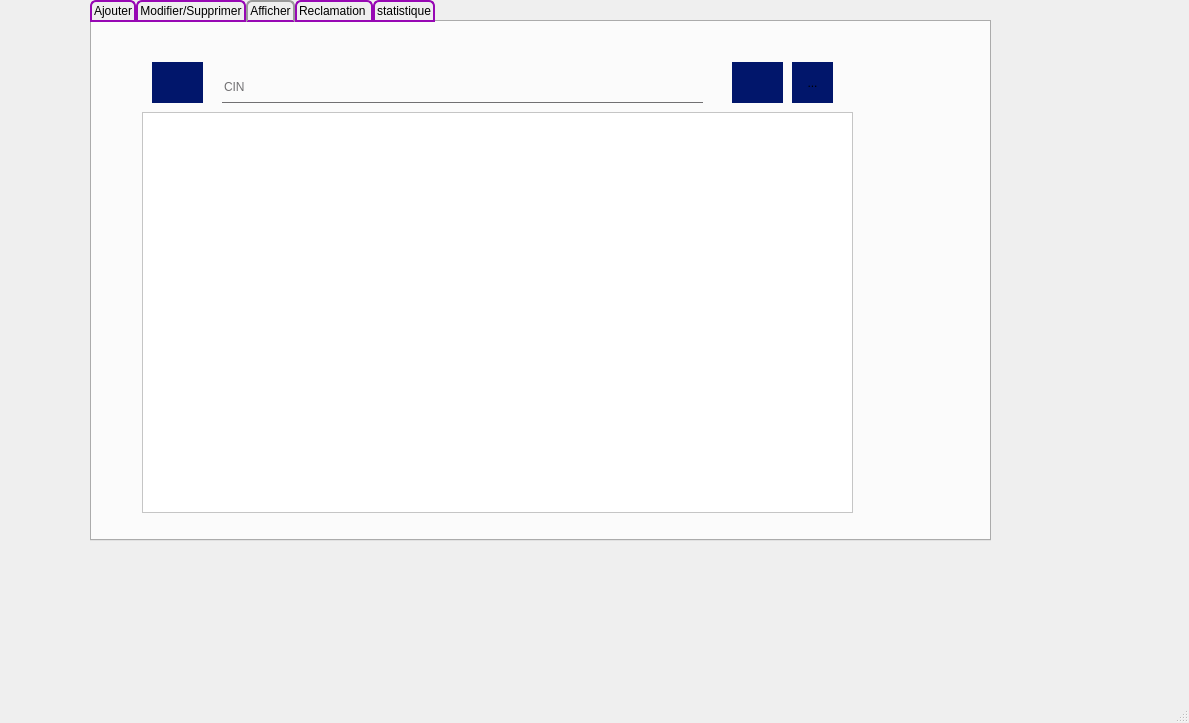
<?xml version="1.0" encoding="UTF-8"?>
<ui version="4.0">
 <class>MainWindow</class>
 <widget class="QMainWindow" name="MainWindow">
  <property name="geometry">
   <rect>
    <x>0</x>
    <y>0</y>
    <width>1189</width>
    <height>723</height>
   </rect>
  </property>
  <property name="windowTitle">
   <string>MainWindow</string>
  </property>
  <property name="styleSheet">
   <string notr="true">background:url(:/wepik-photo-mode-2022923-115059.png);</string>
  </property>
  <widget class="QWidget" name="centralwidget">
   <widget class="QTabWidget" name="tabWidget">
    <property name="geometry">
     <rect>
      <x>90</x>
      <y>0</y>
      <width>901</width>
      <height>541</height>
     </rect>
    </property>
    <property name="styleSheet">
     <string notr="true">QTabBar::tab {
    background: qlineargradient(x1: 0, y1: 0, x2: 0, y2: 1,
                                stop: 0 #E1E1E1, stop: 0.4 #DDDDDD,
                                stop: 0.5 #D8D8D8, stop: 1.0 #D3D3D3);
    border: 2px solid#9708B4;
    border-bottom-color: #9708B4; /* same as the pane color */
    border-top-left-radius: 6px;
    border-top-right-radius: 6px;
    min-width:60ex;
    padding: 2px;
     font: bold, &quot;Comic Sans MS&quot;;
}

QTabBar::tab:selected, QTabBar::tab:hover {
    background: qlineargradient(x1: 0, y1: 0, x2: 0, y2: 1,
                                stop: 0 #085394, stop: 0.4 #9708B4,
                                stop: 0.5 #9708B4, stop: 1.0 #9708B4);
}

QTabBar::tab:selected {
    border-color: #9B9B9B;
    border-bottom-color: #9708B4; /* same as pane color */
}
</string>
    </property>
    <property name="currentIndex">
     <number>2</number>
    </property>
    <widget class="QWidget" name="tab">
     <attribute name="title">
      <string>Ajouter</string>
     </attribute>
     <widget class="QGroupBox" name="groupBox_3">
      <property name="geometry">
       <rect>
        <x>20</x>
        <y>40</y>
        <width>741</width>
        <height>441</height>
       </rect>
      </property>
      <property name="styleSheet">
       <string notr="true">QGroupBox
{
font: 75 8pt &quot;MS Shell Dlg 2&quot;;
color:rgb(255, 255, 255);
}</string>
      </property>
      <property name="title">
       <string>Ajouter Client</string>
      </property>
      <widget class="QLineEdit" name="LINE_CIN">
       <property name="geometry">
        <rect>
         <x>40</x>
         <y>150</y>
         <width>301</width>
         <height>31</height>
        </rect>
       </property>
       <property name="styleSheet">
        <string notr="true">QLineEdit{
background:transparent;
border:none;
color:#717072;
border-bottom:1px solid #717072;
}

QDateEdit{
background:transparent;
border:none;
}</string>
       </property>
       <property name="text">
        <string>CIN</string>
       </property>
      </widget>
      <widget class="QLineEdit" name="LINE_NOM">
       <property name="geometry">
        <rect>
         <x>40</x>
         <y>190</y>
         <width>301</width>
         <height>31</height>
        </rect>
       </property>
       <property name="styleSheet">
        <string notr="true">QLineEdit{
background:transparent;
border:none;
color:#717072;
border-bottom:1px solid #717072;
}

QDateEdit{
background:transparent;
border:none;
}</string>
       </property>
       <property name="text">
        <string>NOM</string>
       </property>
      </widget>
      <widget class="QLineEdit" name="LINE_PRENOM">
       <property name="geometry">
        <rect>
         <x>40</x>
         <y>240</y>
         <width>301</width>
         <height>31</height>
        </rect>
       </property>
       <property name="styleSheet">
        <string notr="true">QLineEdit{
background:transparent;
border:none;
color:#717072;
border-bottom:1px solid #717072;
}

QDateEdit{
background:transparent;
border:none;
}</string>
       </property>
       <property name="text">
        <string>PRENOM</string>
       </property>
      </widget>
      <widget class="QToolButton" name="toolButton_2">
       <property name="geometry">
        <rect>
         <x>470</x>
         <y>200</y>
         <width>81</width>
         <height>71</height>
        </rect>
       </property>
       <property name="styleSheet">
        <string notr="true">QPushButton{
background:#01166B;
border-radius:60px;
}
QToolButton{
background:#01166B;
border-radius:60px;} 

QToolButton::hover{
background:#9708B4;
border-radius:60px;
}
</string>
       </property>
       <property name="text">
        <string/>
       </property>
       <property name="icon">
        <iconset resource="icons/icons.qrc">
         <normaloff>:/icons8-effacer-64.png</normaloff>:/icons8-effacer-64.png</iconset>
       </property>
       <property name="iconSize">
        <size>
         <width>80</width>
         <height>80</height>
        </size>
       </property>
      </widget>
      <widget class="QToolButton" name="B_ajouter">
       <property name="geometry">
        <rect>
         <x>470</x>
         <y>110</y>
         <width>81</width>
         <height>71</height>
        </rect>
       </property>
       <property name="styleSheet">
        <string notr="true">QPushButton{
background:#01166B;
border-radius:60px;
}
QToolButton{
background:#01166B;
border-radius:60px;} 

QToolButton::hover{
background:#9708B4;
border-radius:60px;
}
</string>
       </property>
       <property name="text">
        <string/>
       </property>
       <property name="icon">
        <iconset resource="icons/icons.qrc">
         <normaloff>:/icons8-ajouter-64.png</normaloff>:/icons8-ajouter-64.png</iconset>
       </property>
       <property name="iconSize">
        <size>
         <width>80</width>
         <height>80</height>
        </size>
       </property>
      </widget>
     </widget>
    </widget>
    <widget class="QWidget" name="tab_2">
     <attribute name="title">
      <string>Modifier/Supprimer</string>
     </attribute>
     <widget class="QLineEdit" name="LINE_C">
      <property name="geometry">
       <rect>
        <x>60</x>
        <y>90</y>
        <width>431</width>
        <height>20</height>
       </rect>
      </property>
      <property name="styleSheet">
       <string notr="true">QLineEdit{
background:transparent;
border:none;
color:#717072;
border-bottom:1px solid #717072;
}

QDateEdit{
background:transparent;
border:none;
}</string>
      </property>
      <property name="text">
       <string>CIN</string>
      </property>
     </widget>
     <widget class="QLineEdit" name="LINE_N">
      <property name="geometry">
       <rect>
        <x>60</x>
        <y>170</y>
        <width>431</width>
        <height>21</height>
       </rect>
      </property>
      <property name="styleSheet">
       <string notr="true">QLineEdit{
background:transparent;
border:none;
color:#717072;
border-bottom:1px solid #717072;
}

QDateEdit{
background:transparent;
border:none;
}</string>
      </property>
      <property name="text">
       <string>NOM</string>
      </property>
     </widget>
     <widget class="QLineEdit" name="LINE_P">
      <property name="geometry">
       <rect>
        <x>60</x>
        <y>260</y>
        <width>431</width>
        <height>21</height>
       </rect>
      </property>
      <property name="styleSheet">
       <string notr="true">QLineEdit{
background:transparent;
border:none;
color:#717072;
border-bottom:1px solid #717072;
}

QDateEdit{
background:transparent;
border:none;
}</string>
      </property>
      <property name="text">
       <string>PRENOM</string>
      </property>
     </widget>
     <widget class="QToolButton" name="pb_supp">
      <property name="geometry">
       <rect>
        <x>620</x>
        <y>190</y>
        <width>61</width>
        <height>61</height>
       </rect>
      </property>
      <property name="styleSheet">
       <string notr="true">QPushButton{
background:#01166B;
border-radius:60px;
}
QToolButton{
background:#01166B;
border-radius:60px;} 

QToolButton::hover{
background:#9708B4;
border-radius:60px;
}
</string>
      </property>
      <property name="text">
       <string/>
      </property>
      <property name="icon">
       <iconset resource="icons/icons.qrc">
        <normaloff>:/icons8-effacer-64 (1).png</normaloff>:/icons8-effacer-64 (1).png</iconset>
      </property>
      <property name="iconSize">
       <size>
        <width>80</width>
        <height>80</height>
       </size>
      </property>
     </widget>
     <widget class="QToolButton" name="pb_modif">
      <property name="geometry">
       <rect>
        <x>610</x>
        <y>100</y>
        <width>71</width>
        <height>61</height>
       </rect>
      </property>
      <property name="styleSheet">
       <string notr="true">QPushButton{
background:#01166B;
border-radius:60px;
}
QToolButton{
background:#01166B;
border-radius:60px;} 

QToolButton::hover{
background:#9708B4;
border-radius:60px;
}
</string>
      </property>
      <property name="text">
       <string/>
      </property>
      <property name="icon">
       <iconset resource="icons/icons.qrc">
        <normaloff>:/icons8-engrenage-64.png</normaloff>:/icons8-engrenage-64.png</iconset>
      </property>
      <property name="iconSize">
       <size>
        <width>80</width>
        <height>80</height>
       </size>
      </property>
     </widget>
    </widget>
    <widget class="QWidget" name="tab_3">
     <attribute name="title">
      <string>Afficher</string>
     </attribute>
     <widget class="QTableView" name="tab_client">
      <property name="geometry">
       <rect>
        <x>50</x>
        <y>90</y>
        <width>711</width>
        <height>401</height>
       </rect>
      </property>
      <property name="styleSheet">
       <string notr="true">background:rgb(255, 255, 255);</string>
      </property>
     </widget>
     <widget class="QLineEdit" name="line_rech">
      <property name="geometry">
       <rect>
        <x>130</x>
        <y>50</y>
        <width>481</width>
        <height>31</height>
       </rect>
      </property>
      <property name="styleSheet">
       <string notr="true">QLineEdit{
background:transparent;
border:none;
color:#717072;
border-bottom:1px solid #717072;
}

QDateEdit{
background:transparent;
border:none;
}</string>
      </property>
      <property name="text">
       <string>CIN</string>
      </property>
     </widget>
     <widget class="QToolButton" name="B_rech">
      <property name="geometry">
       <rect>
        <x>60</x>
        <y>40</y>
        <width>51</width>
        <height>41</height>
       </rect>
      </property>
      <property name="styleSheet">
       <string notr="true">QPushButton{
background:#01166B;
border-radius:60px;
}
QToolButton{
background:#01166B;
border-radius:60px;} 

QToolButton::hover{
background:#9708B4;
border-radius:60px;
}
</string>
      </property>
      <property name="text">
       <string/>
      </property>
      <property name="icon">
       <iconset resource="icons/icons.qrc">
        <normaloff>:/312429297_445290024180468_1769385482268134196_n.png</normaloff>:/312429297_445290024180468_1769385482268134196_n.png</iconset>
      </property>
      <property name="iconSize">
       <size>
        <width>80</width>
        <height>80</height>
       </size>
      </property>
     </widget>
     <widget class="QToolButton" name="B_pdf">
      <property name="geometry">
       <rect>
        <x>640</x>
        <y>40</y>
        <width>51</width>
        <height>41</height>
       </rect>
      </property>
      <property name="styleSheet">
       <string notr="true">QPushButton{
background:#01166B;
border-radius:60px;
}
QToolButton{
background:#01166B;
border-radius:60px;} 

QToolButton::hover{
background:#9708B4;
border-radius:60px;
}
</string>
      </property>
      <property name="text">
       <string/>
      </property>
      <property name="icon">
       <iconset resource="icons/icons.qrc">
        <normaloff>:/312551831_410074381158418_5360117734813686178_n - Copie - Copie.png</normaloff>:/312551831_410074381158418_5360117734813686178_n - Copie - Copie.png</iconset>
      </property>
      <property name="iconSize">
       <size>
        <width>80</width>
        <height>80</height>
       </size>
      </property>
     </widget>
     <widget class="QToolButton" name="B_tri">
      <property name="geometry">
       <rect>
        <x>700</x>
        <y>40</y>
        <width>41</width>
        <height>41</height>
       </rect>
      </property>
      <property name="styleSheet">
       <string notr="true">QPushButton{
background:#01166B;
border-radius:60px;
}
QToolButton{
background:#01166B;
border-radius:60px;} 

QToolButton::hover{
background:#9708B4;
border-radius:60px;
}
</string>
      </property>
      <property name="text">
       <string>...</string>
      </property>
      <property name="icon">
       <iconset resource="icons/icons.qrc">
        <normaloff>:/icons8-mises-à-jour-disponibles-64.png</normaloff>:/icons8-mises-à-jour-disponibles-64.png</iconset>
      </property>
      <property name="iconSize">
       <size>
        <width>80</width>
        <height>80</height>
       </size>
      </property>
     </widget>
    </widget>
    <widget class="QWidget" name="tab_5">
     <attribute name="title">
      <string>Reclamation </string>
     </attribute>
     <widget class="QTextEdit" name="textEdit">
      <property name="geometry">
       <rect>
        <x>170</x>
        <y>120</y>
        <width>491</width>
        <height>301</height>
       </rect>
      </property>
      <property name="styleSheet">
       <string notr="true">background:rgb(255, 255, 255);</string>
      </property>
     </widget>
     <widget class="QLabel" name="label">
      <property name="geometry">
       <rect>
        <x>360</x>
        <y>40</y>
        <width>71</width>
        <height>71</height>
       </rect>
      </property>
      <property name="contextMenuPolicy">
       <enum>Qt::NoContextMenu</enum>
      </property>
      <property name="text">
       <string/>
      </property>
      <property name="pixmap">
       <pixmap resource="icons/icons.qrc">:/icons8-carnet-d'adresses-64.png</pixmap>
      </property>
     </widget>
     <widget class="QPushButton" name="pushButton">
      <property name="geometry">
       <rect>
        <x>690</x>
        <y>240</y>
        <width>111</width>
        <height>28</height>
       </rect>
      </property>
      <property name="styleSheet">
       <string notr="true">
QPushButton{
background:#9708B4;
border-radius:60px;
}


QPushButton::hover{
background:rgb(170, 85, 255);
border-radius:60px;
}

</string>
      </property>
      <property name="text">
       <string>valider</string>
      </property>
     </widget>
    </widget>
    <widget class="QWidget" name="tab_4">
     <attribute name="title">
      <string>statistique</string>
     </attribute>
     <widget class="QGroupBox" name="groupBox">
      <property name="geometry">
       <rect>
        <x>30</x>
        <y>30</y>
        <width>381</width>
        <height>421</height>
       </rect>
      </property>
      <property name="styleSheet">
       <string notr="true">QGroupBox
{
font: 75 8pt &quot;MS Shell Dlg 2&quot;;
color:rgb(255, 255, 255);
}</string>
      </property>
      <property name="title">
       <string>Stat</string>
      </property>
      <property name="flat">
       <bool>false</bool>
      </property>
     </widget>
     <widget class="QGroupBox" name="groupBox_2">
      <property name="geometry">
       <rect>
        <x>430</x>
        <y>30</y>
        <width>391</width>
        <height>421</height>
       </rect>
      </property>
      <property name="styleSheet">
       <string notr="true">QGroupBox
{color:rgb(255, 255, 255);
}</string>
      </property>
      <property name="title">
       <string>Fidelité</string>
      </property>
     </widget>
    </widget>
   </widget>
  </widget>
  <widget class="QMenuBar" name="menubar">
   <property name="geometry">
    <rect>
     <x>0</x>
     <y>0</y>
     <width>1189</width>
     <height>26</height>
    </rect>
   </property>
  </widget>
  <widget class="QStatusBar" name="statusbar"/>
 </widget>
 <resources>
  <include location="icons/icons.qrc"/>
 </resources>
 <connections/>
</ui>
